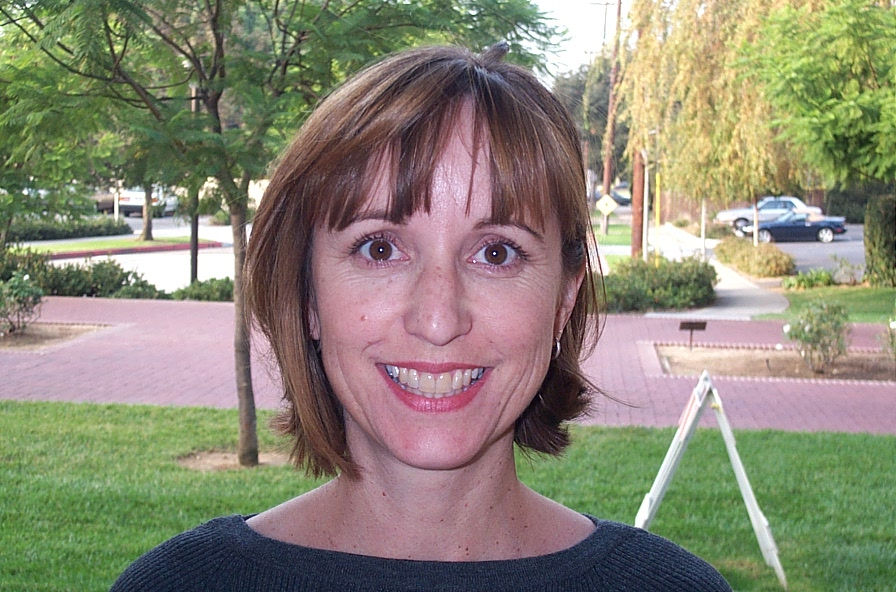
#> input picture LBPFaceRecognition/test2/image_0071.jpg, 896 x 592 px
$ python quicklbp.py
#> lines starting #> are read from the running program, lines starting #| are printed output that depends on the picture
import numpy as np
import cv2
import glob
import pickle

# config
GRIDX = 8
GRIDY = 8

# read and prepare data
print("Reading data")
test_im = cv2.imread('./test2/image_0071.jpg')
#> test_im is the input picture: shape (592, 896, 3); mean B, G, R 116.9, 134.8, 138.8
test_im_g = cv2.cvtColor(test_im, cv2.COLOR_BGR2GRAY)
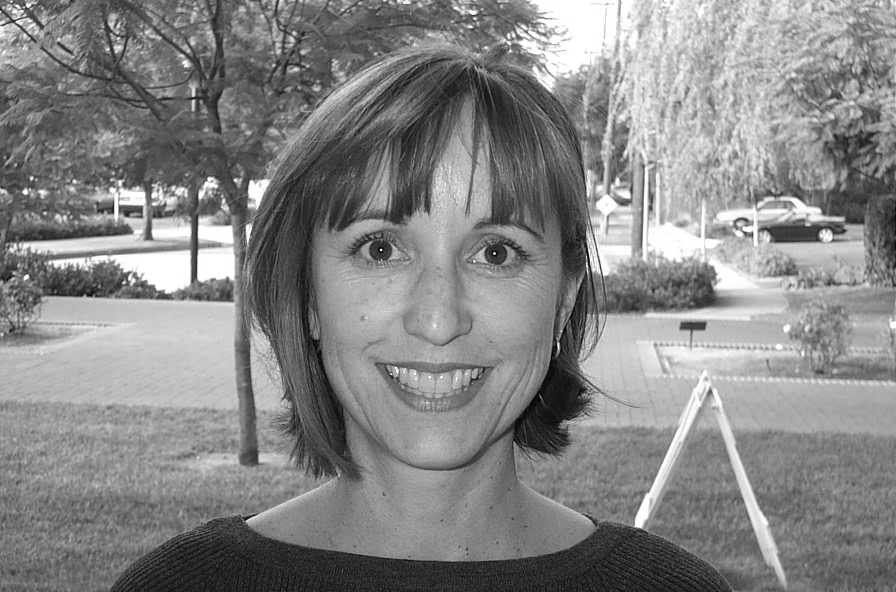
#> test_im_g: shape (592, 896); min 1, max 255, mean 134

print("Computing LBP")
def compute_lbp(image):
    dirs = [(-1, -1), (-1, 0), (-1, 1), (0, 1), (1, 1,), (1, 0), (1, -1), (0, -1)]
    new_img = np.zeros((image.shape[0], image.shape[1]), np.uint8)

    for i in range(1, image.shape[0] - 1):
        for j in range(1, image.shape[1] - 1):
            bin_str = ""
            for (dx, dy) in dirs:
                neighbx = i + dx
                neighby = j + dy
                if image[neighbx][neighby] >= image[i][j]:
                    bin_str = bin_str + "1"
                else: # don't append zeroes at the beginning
                    bin_str = bin_str + "0"
            new_img[i][j] = int(bin_str, 2)
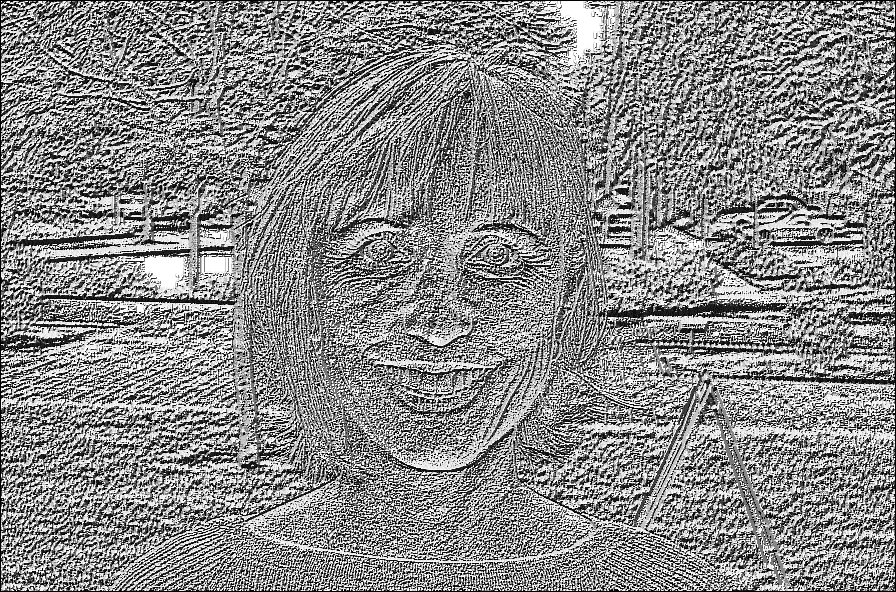
#> new_img: shape (592, 896); min 0, max 255, mean 137.2

    return new_img

test_im_lbp = compute_lbp(test_im_g)


print("Creating histograms")
def create_histogram(image):
    h, w = image.shape[:2]
#> h = 592; w = 896
    gridh = int(h / GRIDX)
#> gridh = 74
    gridw = int(w / GRIDY)
#> gridw = 112
    hist = []

    for gx in range(GRIDX):
        for gy in range(GRIDY):
            local_hist = [0] * 256

            for x in range(gx * gridh, (gx + 1) * gridh):
                for y in range(gy * gridw, (gy + 1) * gridw):
                    if x < h and y < w:
                        local_hist[image[x][y]] += 1
            hist += local_hist
    return hist

test_hist = create_histogram(test_im_lbp)
#> test_hist = 16384 values, max 1745 at index 1535, min 0 at index 21, mean 32.38

print("Searching db for similarities")
def euclidean_dist(hist1, hist2):
    dist = 0
    for i in range(len(hist1)):
        dist += (hist1[i] - hist2[i]) * (hist1[i] - hist2[i])
    return dist

# read data
db = [cv2.imread(file) for file in glob.glob('./db2/*.jpg')]
#> (the run stopped early here; a loop or call above may not have finished)

$ run again, with LBPFaceRecognition/test2/image_0007.jpg copied over LBPFaceRecognition/test2/image_0071.jpg
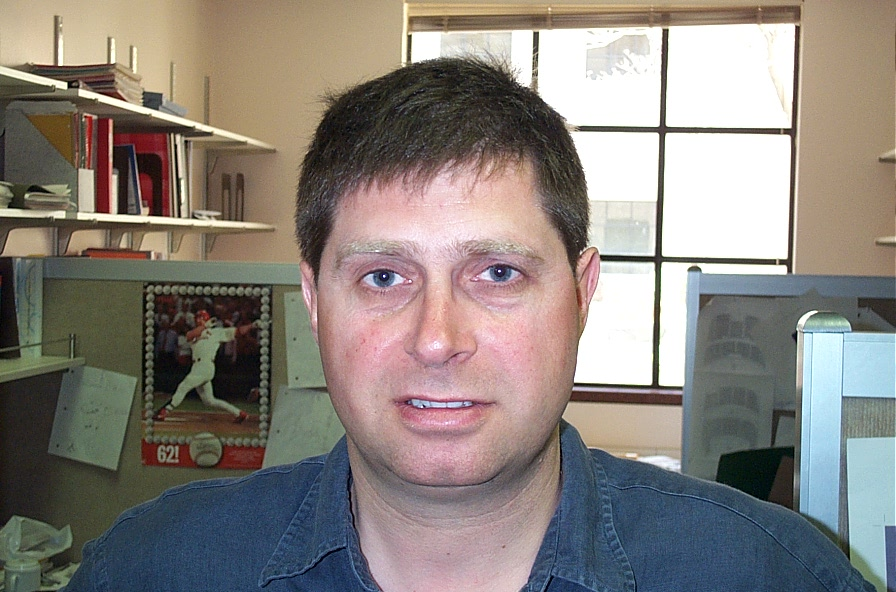
#> input picture LBPFaceRecognition/test2/image_0007.jpg, 896 x 592 px
#> test_im is the input picture: shape (592, 896, 3); mean B, G, R 125.1, 130.6, 137.4
#> `test_im_g = cv2.cvtColor(test_im, cv2.COLOR_BGR2GRAY)`:
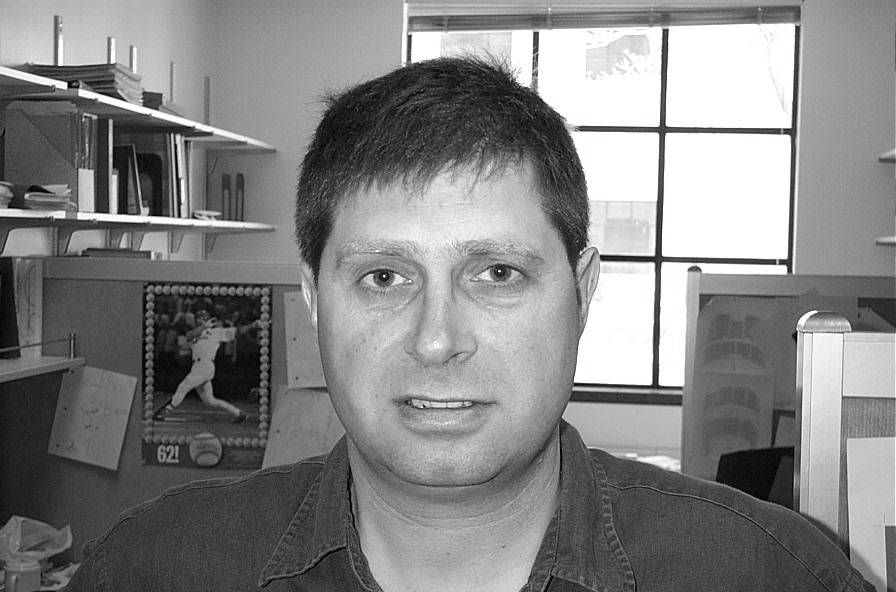
#> test_im_g: shape (592, 896); min 0, max 255, mean 132
#> after the loop in compute_lbp, `for i in range(1, image.shape[0] - 1):`:
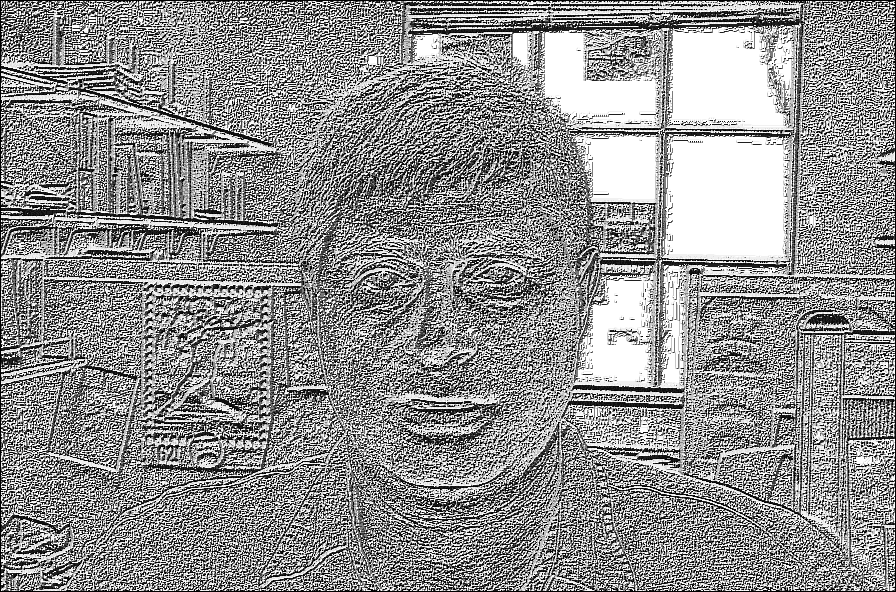
#> new_img: shape (592, 896); min 0, max 255, mean 145.2
#> test_hist = 16384 values, max 8190 at index 5887, min 0 at index 43, mean 32.38

$ run again, with LBPFaceRecognition/test2/image_0116.jpg copied over LBPFaceRecognition/test2/image_0071.jpg
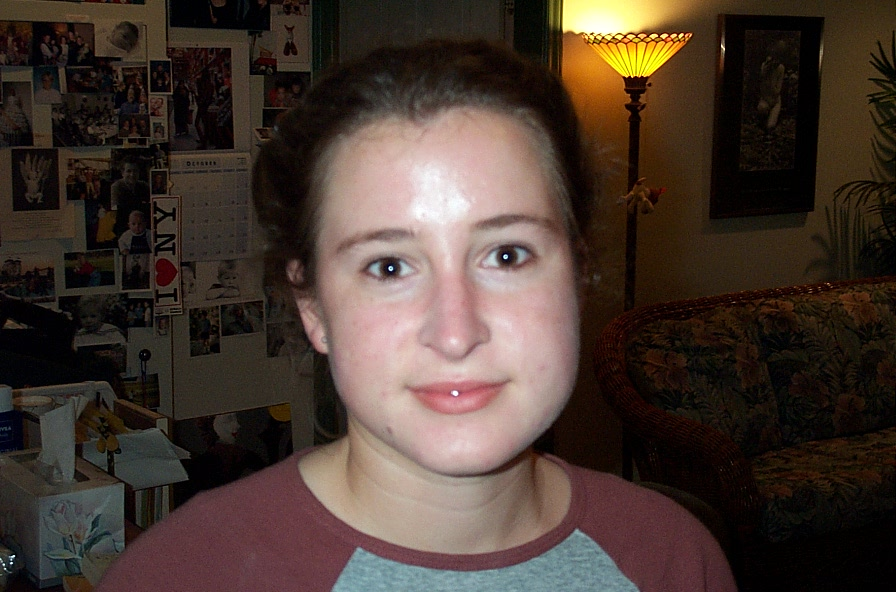
#> input picture LBPFaceRecognition/test2/image_0116.jpg, 896 x 592 px
#> test_im is the input picture: shape (592, 896, 3); mean B, G, R 48.6, 56.8, 71.7
#> `test_im_g = cv2.cvtColor(test_im, cv2.COLOR_BGR2GRAY)`:
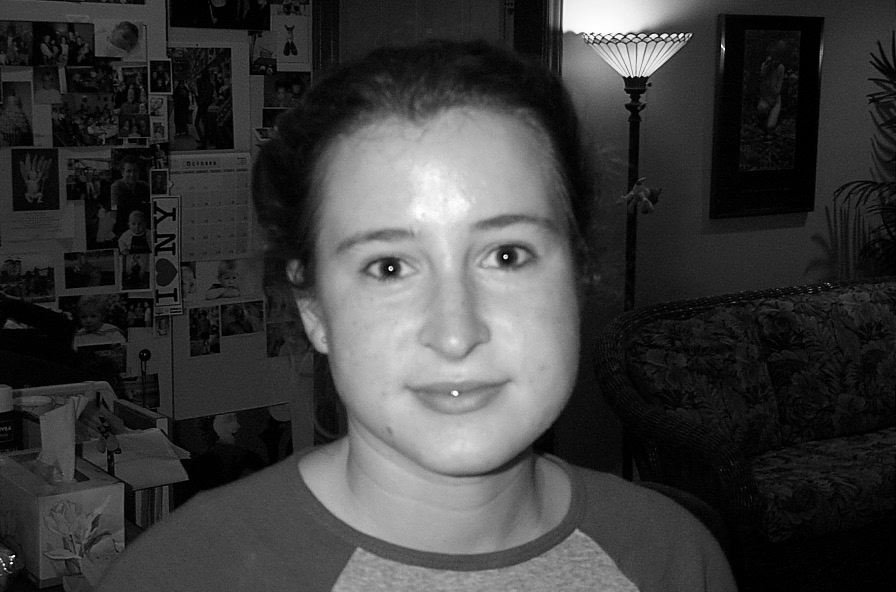
#> test_im_g: shape (592, 896); min 0, max 255, mean 60.3
#> after the loop in compute_lbp, `for i in range(1, image.shape[0] - 1):`:
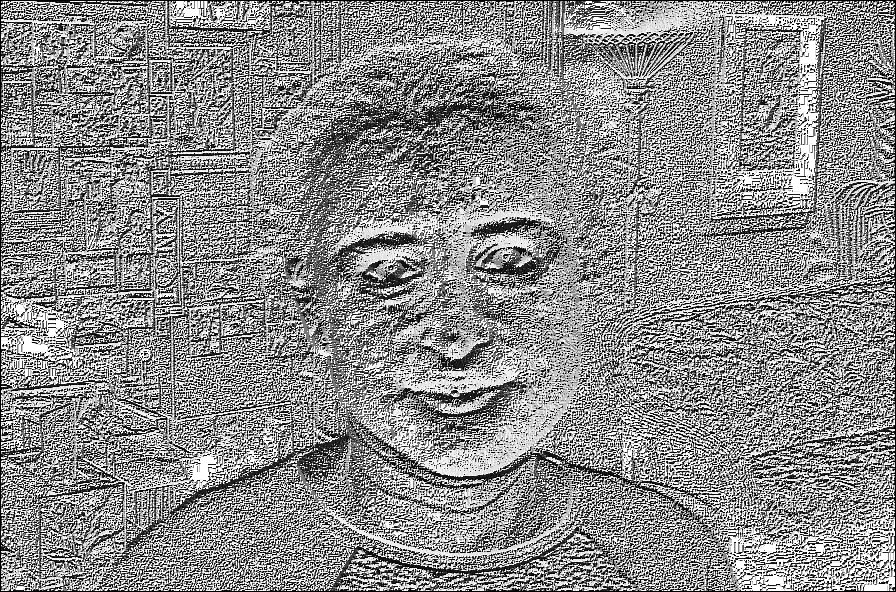
#> new_img: shape (592, 896); min 0, max 255, mean 139.5
#> test_hist = 16384 values, max 2612 at index 16383, min 0 at index 42, mean 32.38
